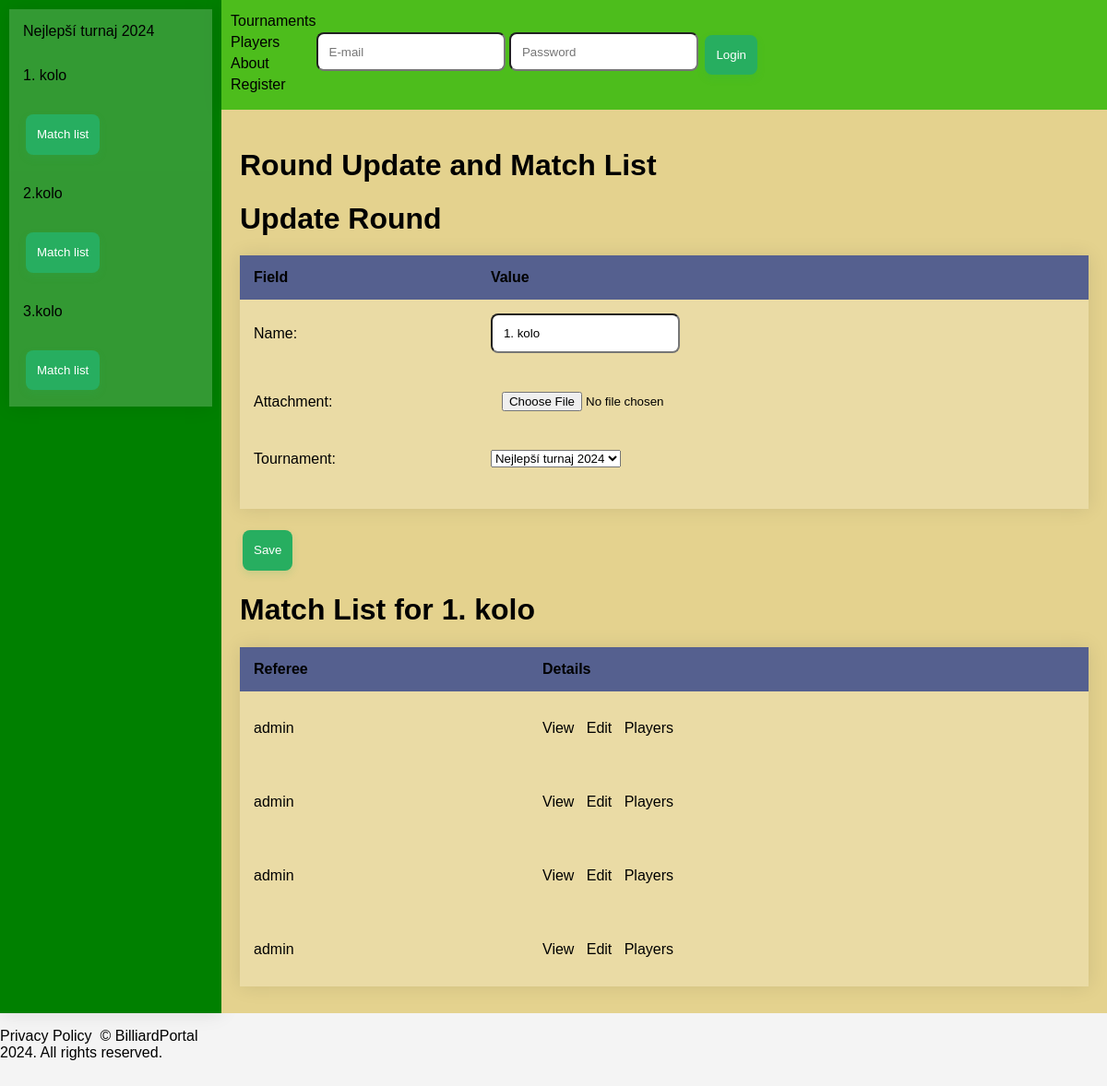
The app's page /tournament/1/3/update_with_matches/ with its own data.
### tournaments/models.py (models this page shows, shortened)
class Tournament(models.Model):
    name = models.CharField(max_length=255)
    start_date = models.DateTimeField()
    end_date = models.DateTimeField()
    attachment = models.FileField(upload_to='attachments/', blank=True, null=True)
    organizers = models.ManyToManyField(Player, related_name='organized_tournaments')
    players = models.ManyToManyField(Player, related_name='participating_tournaments')
    def __str__(self):
        return self.name

class Round(models.Model):
    name = models.CharField(max_length=255)
    attachment = models.FileField(upload_to='attachments/', blank=True, null=True)
    tournament = models.ForeignKey(Tournament, related_name='rounds', on_delete=models.CASCADE)

class Match(models.Model):
    round = models.ForeignKey(Round, related_name='matches', on_delete=models.CASCADE)
    referee = models.ManyToManyField(Player, related_name='refereed_matches')

### core/models.py (models this page shows)
class Player(AbstractUser):
    email = models.EmailField(('email address'), unique=True)
    USERNAME_FIELD = 'email'
    REQUIRED_FIELDS = ['username']

### tournaments/views.py (the view)
# urls.py: path('<int:tournament_pk>/<int:round_pk>/update_with_matches/', RoundMatchUpdateView.as_view(template_name="./tournament/round_update_match_list.html"), name='roundmatch_update'),
class RoundMatchUpdateView(ContextMixin, TemplateView):
    template_name = "tournament/round_update_match_list.html"
    def get_context_data(self, **kwargs):
        context = super().get_context_data(**kwargs)
        round_update_view = RoundUpdateView.as_view()(self.request, **kwargs)
        match_list_view = MatchListView.as_view()(self.request, **kwargs)
        context['round_update_form'] = round_update_view.context_data['form']
        context['matches'] = match_list_view.context_data['matches']
        return context

### tournaments/forms.py
class RoundForm(forms.ModelForm):
    class Meta:
        model = Round
        fields = ['name', 'attachment', 'tournament']
        widgets = {
            'tournament': forms.Select(attrs={'readonly': 'readonly'}),
        }

### tournaments/views.py (called while the page is built)
    def get_object(self):
        return Round.objects.get(pk=self.kwargs['round_pk'])

    def get_queryset(self):
        queryset = super().get_queryset()
        if 'tournament_pk' in self.kwargs:
            queryset = queryset.filter(round__tournament__pk=self.kwargs.get('tournament_pk'))
        if 'round_pk' in self.kwargs:
            queryset = queryset.filter(round__pk=self.kwargs.get('round_pk'))
        return queryset

### templates/tournament/round_update_match_list.html (shortened to what this page needs)
{% extends "base.html" %}
{% block main_space %}
<h1>Round Update and Match List</h1>
<div id="round-update-container">
    <form method="post" enctype="multipart/form-data" action="{% url 'round_update' tournament_pk=tournament.pk round_pk=round.pk %}">
        <h1>{{ round_update_form.instance.id|yesno:"Update Round,Create Round" }}</h1>
        <table>
            <thead>
                <tr>
                    <th class="l">Field</th>
                    <th class="r">Value</th>
                </tr>
            </thead>
            <tbody>
                {% for field in round_update_form %}
                    <tr>
                        <td class="l">{{ field.label_tag }}</td>
                        <td class="r">{{ field }}</td>
                    </tr>
                {% endfor %}
                <tr>
                    <td colspan=2 class="l"></td>
                </tr>
            </tbody>
        </table>
        <button class="button-68" type="submit">Save</button>
    </form>
</div>
<div id="match-list-container">
    <h1>Match List for {{ round.name }}</h1>
    <table>
        <thead>
            <tr>
                <th>Referee</th>
                <th>Details</th>
            </tr>
        </thead>
        <tbody>
            {% for match in matches %}
            <tr>
                <td>
                    {% if match.referee.exists %}
                        <ul>
                            {% for referee in match.referee.all %}
                                <li>{{ referee.username }}</li>
                            {% endfor %}
                        </ul>
                    {% else %}
                        No referees assigned
                    {% endif %}
                </td>
                <td>
                    <a href="{% url 'match_detail' tournament.pk round.pk match.pk %}">View</a>
                    <a href="{% url 'match_update' tournament.pk round.pk match.pk %}">Edit</a>
                    <a href="{% url 'playerscore_update' tournament.id round.id match.id  %}">Players</a>
                </td>
            </tr>
            {% endfor %}
        </tbody>
    </table>
</div>
{% endblock main_space %}

### templates/sidebar.html (shortened to what this page needs)
{% if 'update' in request.path %}
    {% url 'tournament_update' tournament.id as tournament_url %}
{% else %}
    {% url 'tournament_detail' tournament.id as tournament_url %}
{% endif %}
<nav>
    {% if tournament %}
    <table>
        <tbody>
            <tr>
                <td colspan="2"><a href="{{ tournament_url }}">{{ tournament.name }}</a></td>
            </tr>
            {% for round_item in rounds %}
                {% if 'update' in request.path %}
                    {% url 'roundmatch_update' tournament.id round_item.id as round_url %}
                {% else %}
                    {% url 'round_detail' tournament.id round_item.id as round_url %}
                {% endif %}
                <tr>
                    <td colspan="2"><a href="{{ round_url }}">{{ round_item.name }}</a></td>
                </tr>
                <tr>
                    <td><a href="{% url 'match_list' tournament.id round_item.id %}"><button class="button-68" type="button">Match list</button></a></td>
                </tr>
            {% endfor %}
        </tbody>
    </table>
    {% endif %}
</nav>

### static/style.css (style rules this page uses)
body { height: 98vh; display: grid; grid-template-columns: 20vw 1fr; grid-template-rows: 10vh 1fr; font-family: Arial, sans-serif; margin: 0; background-color: #f4f4f4; }
a { color: black; text-decoration: none; }
ul { list-style-type: none; padding: 0; }
li { margin-bottom: 5px; }
table { width: 100%; border-collapse: collapse; overflow: hidden; box-shadow: 0 0 20px rgba(0, 0, 0, 0.1); margin-bottom: 20px; }
th, td { padding: 15px; background-color: rgba(255, 255, 255, 0.2); }
th { text-align: left; }
thead th { background-color: #55608f; }
tbody td { position: relative; }
button { appearance: none; backface-visibility: hidden; background-color: #27ae60; border-radius: 8px; border-style: none; box-shadow: rgba(39, 174, 96, .15) 0 4px 9px; box-sizing: border-box; color: #fff; cursor: pointer; display: inline-block; letter-spacing: normal; line-height: 1.5; outline: none; overflow: hidden; padding: 1vh 1vw; margin: 3px; position: relative; text-align: center; text-decoration: none; transform: translate3d(0, 0, 0); transition: all .3s; user-select: none; -webkit-user-select: none; touch-action: manipulation; vertical-align: top; white-space: nowrap; }
input { border-radius: 8px ; padding: 1vh 1vw; }

### records on screen
Tournament: name "Nejlepší turnaj 2024"
Round: name "1. kolo", instance.id "Update Round", round_update_form "1. kolo" "Nejlepší turnaj 2024"
Round: name "2.kolo"
Round: name "3.kolo"
Player: username "admin"

### other values on screen
{{ field.label_tag }} "Name:" "Attachment:" "Tournament:"
